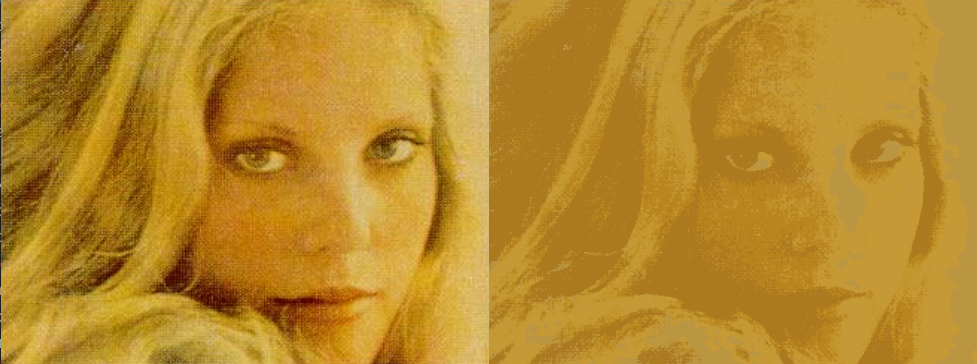
#> input picture outputs/quantize/median_cut/k128_d_mediancut_kdtree_pamela.png, 977 x 364 px; its folder holds only this picture in this run
$ python color_quantize.py --representative-finder popularity --search exhaustive --num-colors 3 outputs/quantize/median_cut/k128_d_mediancut_kdtree_pamela.png
#> lines starting #> are read from the running program, lines starting #| are printed output that depends on the picture
### src/quantize/popularity.py
def algorithm(img, k):
	color_counts = {}
	for x in range(img.shape[0]):
		for y in range(img.shape[1]):
			color = img[x, y]
			color = (color[0], color[1], color[2])
			if color in color_counts:
				color_counts[color] += 1
			else:
				color_counts[color] = 1

	color_popularity_list = sorted(color_counts.items(), key=lambda item: -1*item[1])
	color_popularity_list = [color for color, _ in color_popularity_list]

	if k > len(color_popularity_list):
		return color_popularity_list

	return color_popularity_list[:k]

### src/quantize/exhaustive_search.py
import numpy as np

def nearest_neighbor(query_point, representative_points):
	best_point = np.array([0., 0., 0.])
	best_dist = 255.0 * np.sqrt(3)
	for rep_point in representative_points:
		current_dist = np.linalg.norm(rep_point-query_point)
		if current_dist < best_dist:
			best_dist = current_dist
			best_point = rep_point
	return best_point

def quantize(img, representative_points):
	quantized_img = np.zeros_like(img)
	for x in range(img.shape[0]):
		for y in range(img.shape[1]):
			quantized_img[x, y] = nearest_neighbor(img[x, y], representative_points)
	return quantized_img

	# vf = np.vectorize(lambda x: nearest_neighbor(x, representative_points))
	# return vf(img)

### src/util.py
import cv2 as cv
from matplotlib import pyplot as plt
import numpy as np
import random

def showimage(imglabel, img):
	cv.imshow(imglabel, img)
	while True:
		k = cv.waitKey(0) & 0xFF
		if k == 27:         # wait for ESC key to exit
			cv.destroyAllWindows()
			break
	cv.destroyAllWindows()

# [14 lines left out: functions find_closest_palette_color, histogram, not called in this run]

coord_array_dict = {}

# [29 lines left out: functions coord_array, mark_swatches, not called in this run]

### color_quantize.py
from src.quantize import popularity
from src.quantize import median_cut
from src.quantize import floyd_steinberg

from src.quantize import exhaustive_search
from src.quantize import kdtree_search

from src import util

import cv2 as cv
import argparse
import numpy as np
# import sys
# np.set_printoptions(threshold=sys.maxsize)

if __name__ == "__main__":
	parser = argparse.ArgumentParser(description="Color Quantization")
	parser.add_argument("-rf", "--representative-finder", choices=["popularity", "median_cut"], required=True)
	parser.add_argument("-s", "--search", choices=["exhaustive", "kdtree"], required=True)
	parser.add_argument("-k", "--num-colors", type=int, required=True)
	parser.add_argument("-d", "--dithering", action="store_true")
	parser.add_argument("-o", "--output", type=str, help="Output file to save the quantized image as")
	parser.add_argument("input_image", type=str, help="Path of image to quantize")
	args = parser.parse_args()
	# print(args)

	img = cv.imread(args.input_image)
#> img is the input picture: shape (364, 977, 3); mean B, G, R 41.6, 137.6, 184.3
	if img is None:
		print("Could not find input image: {}\n Please ensure file path is correct".format(args.input_image))
		exit()

	representatives = popularity.algorithm(img, args.num_colors) if args.representative_finder=="popularity" else median_cut.algorithm(img, args.num_colors)
#> after the loop in algorithm, `for x in range(img.shape[0]):`: color_counts = 88561 items
#> representatives = [(30, 122, 171), (53, 153, 197), (66, 150, 186)]
	# print(len(representatives))

	quantized_img = exhaustive_search.quantize(img, representatives) if args.search=="exhaustive" else kdtree_search.quantize(img, representatives)
#> after the loop in quantize, `for x in range(img.shape[0]):`:
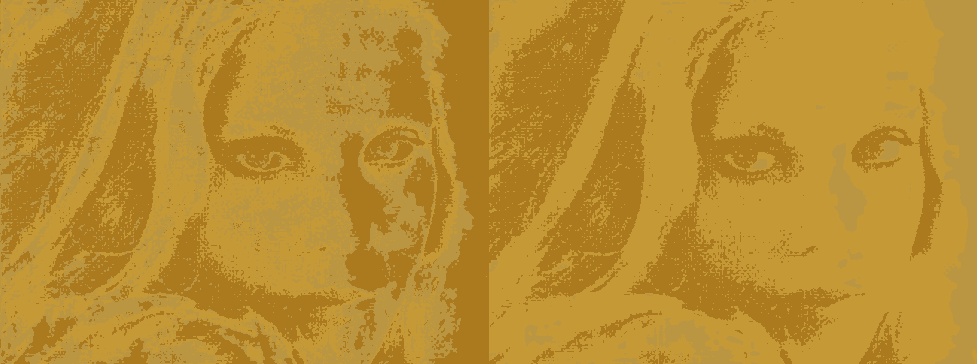
#> quantized_img: shape (364, 977, 3); mean B, G, R 47.8, 142, 186.2

	final_img = floyd_steinberg.dithering_algorithm(img, quantized_img) if args.dithering else quantized_img
	if args.output:
		cv.imwrite(args.output)
	showcase_img = np.concatenate((img, quantized_img), axis=1)
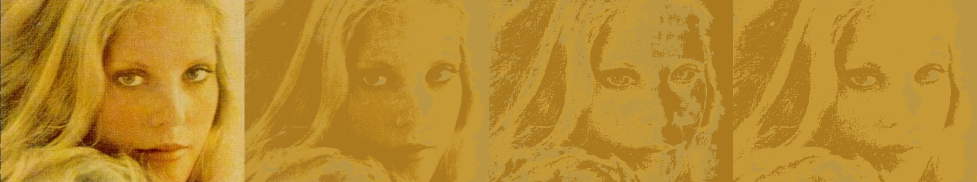
#> showcase_img: shape (364, 1954, 3) (shown at 1/2 size); mean B, G, R 44.7, 139.8, 185.3
	util.showimage("side-by-side", showcase_img)
#> (key Esc is pressed here)
